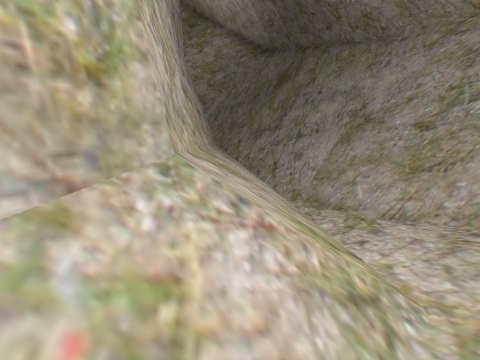
view 1 (above)

12 first-person views from a walk through a level from a Godot 3-D game. The camera is 1.4 m above the floor, tilts 8° down and sees 70° across. The floor is counted in squares, 1 m on a side. Each view is taken from the middle of a square. On the plan, view 1 faces up. The plan holds only what a view shows up to about 15 squares ahead; the rest is blank. The place goes on beyond the plan.

view 2
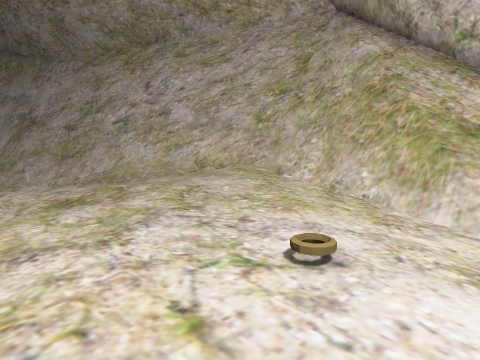

view 3
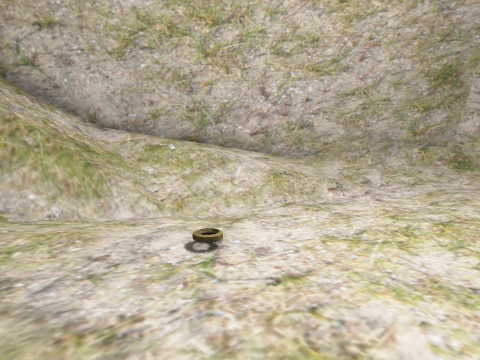

view 4
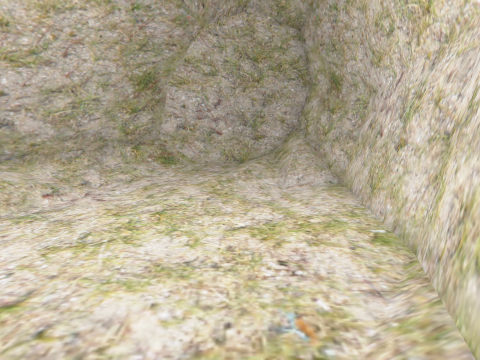

view 5
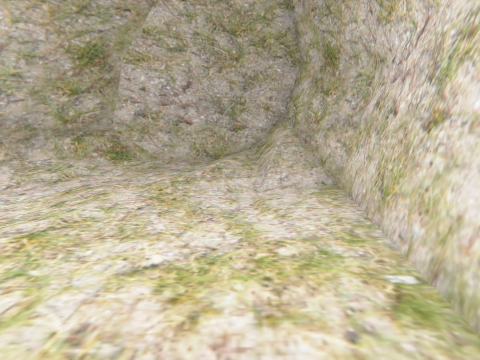

view 6
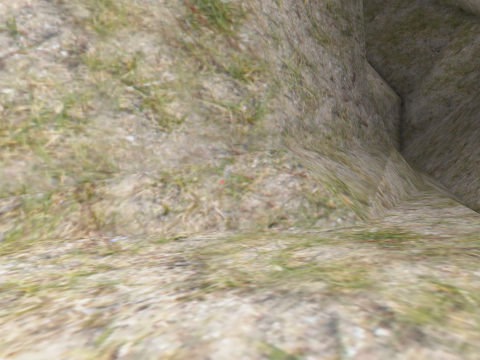

view 7
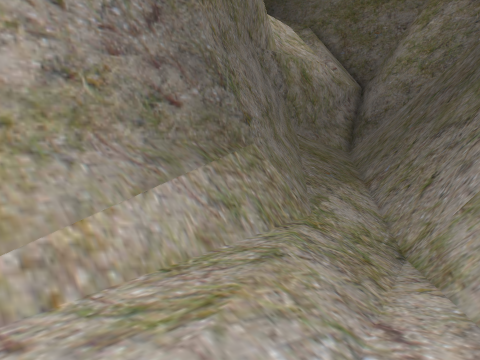

view 8
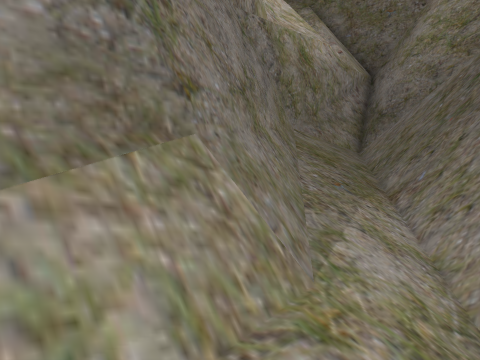

view 9
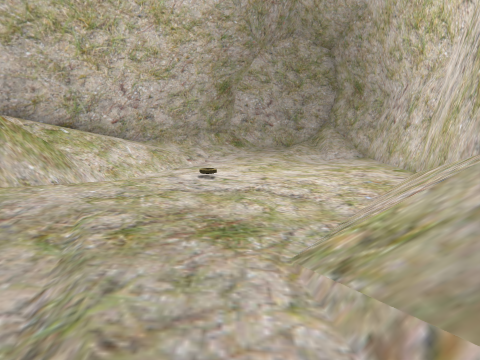

view 10
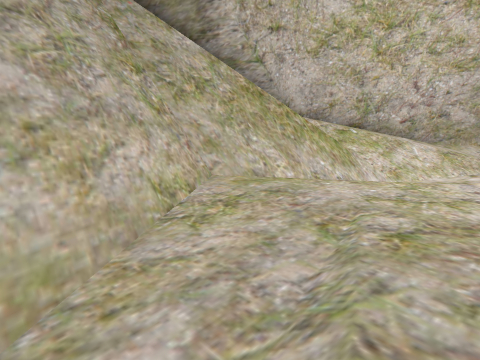

view 11
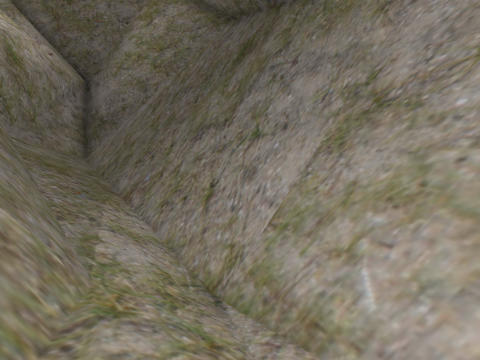

view 12
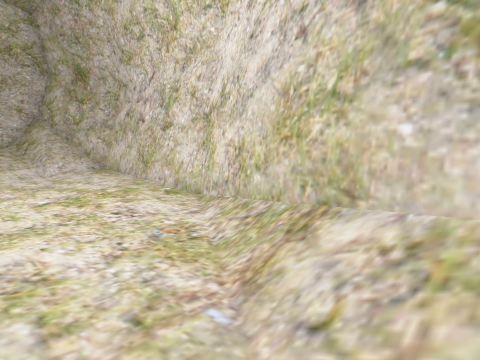

### Floor plan
Key: @ floor where view 1 was taken; # wall or solid block; . main floor; : floor 0.25 m higher than the main floor; - floor 0.25 m lower than the main floor; + floor 0.5 m higher than the main floor; _ floor 0.5 m lower than the main floor; * floor 0.75 m higher than the main floor; < floor 0.75 m lower than the main floor; % floor 1 m higher than the main floor; / step, stairs or slope; = window, fence, low wall or low ledge; v drop or lower ground; R ring.
Columns run from 5 left of view 1 to 10 right of it. Each row starts with its distance up from view 1.
 21 ###
 20 #=##
 19 #/=##
 18 #/=###
 17 #//=##
 16 #///=##
 15 ##//=###
 14  ##//=##
 13  ##=//=##
 12   ##//=##
 11    #=//=##
 10    ##=//##
  9     ##//=##
  8     #=-/<##
  7     #=//_=##
  6     #/v./_##
  5     #//./-=##
  4     #//./..=##
  3     #//....:##
  2    ##//.::::=#
  1    ##/..:::+=##
  0    #/@..::::=##=
 -1   ##/..:::::=#v#
 -2   #/...::::.=v/#
 -3   #.....R:.#=//#
 -4  ##........////#
 -5  #........-///##
 -6  #........-///##
 -7  #........///##
 -8 ##........//%#
 -9 ##......../*##
-10 #..-...../+*#
-11 #..-.....//##
-12 #./.....//##
-13 #//::::://#
-14 #//:::://##
-15 ##/+:::/##
-16 ##/+=####
-17  ######

Where each view was taken, in squares from view 1:
view 1: 0 up, 0 right, facing up
view 2: 5 down, 0 right, facing up-right
view 3: 0 up, 1 left, facing down-right
view 4: 0 up, 1 left, facing down
view 5: 3 down, 2 left, facing down
view 6: 3 down, 4 right, facing up-left
view 7: 4 up, 4 right, facing up-left
view 8: 7 up, 2 right, facing up-left
view 9: 6 up, 2 right, facing down
view 10: 6 up, 2 right, facing down-right
view 11: 6 up, 2 right, facing up
view 12: 1 up, 1 right, facing down-left
